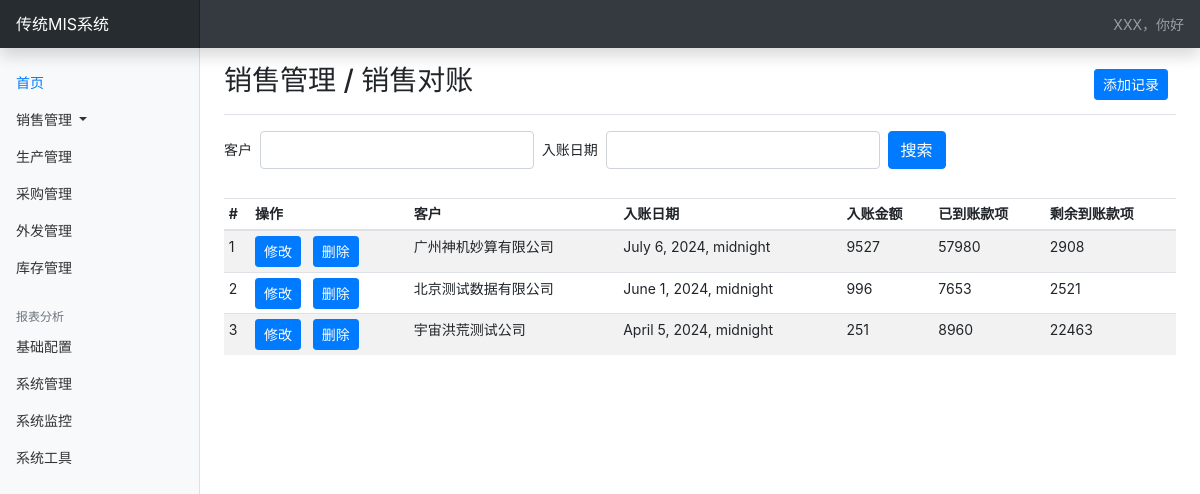
Screenshot of /salescheck with the database file from the repository.
### home/models.py (models this page shows)
class 销售入账记录(models.Model):
    id = models.IntegerField(
         primary_key = True,
         editable = False)
    客户 = models.CharField(max_length=255)
    入账日期 = models.DateTimeField()
    入账金额 = models.TextField(null=True)
    已到账款项 = models.IntegerField(null=True)
    剩余到账款项 = models.IntegerField(null=True)

### home/views.py (the view)
# urls.py: path("salescheck", views.salescheck, name="salescheck"),
def salescheck(request):
    if request.method == 'POST':
        客户 = request.POST['name']
        if 客户 is not None or 客户.strip() != '':
            object_list = 查询({'模块':'销售对账','客户名称':客户})
        else:
            object_list = 销售入账记录.objects.all()
    else:
        object_list = 销售入账记录.objects.all()
    return render(request, "home/salescheck.html",context={"object_list":object_list})

### templates/home/salescheck.html (shortened to what this page needs)
{% extends "base.html" %}
{% block main_content%}
<div class="d-flex justify-content-between flex-wrap flex-md-nowrap align-items-center pt-3 pb-2 mb-3 border-bottom">
    <h3 class="h3">销售管理 / 销售对账</h1>
    <div class="btn-toolbar mb-2 mb-md-0">
        <div class="btn-group mr-2">
          <a class="btn btn-sm btn-primary" href="addsalescheck">添加记录</a>
        </div>
      </div>
  </div>
  <div>
    <form class="form-inline" method="POST">
        <div class="form-group mb-2">
            <label for="validationTooltip01">客户</label>&nbsp;&nbsp;
            <input type="text" class="form-control" name="name">&nbsp;&nbsp;
            <label for="validationTooltip02">入账日期</label>&nbsp;&nbsp;
            <input type="text" class="form-control" name="created_at">&nbsp;&nbsp;
        <button class="btn btn-primary" type="submit">搜索</button>
        </div>
      </form>
  </div>
  <br/>
  <div class="table-responsive">
    <table class="table table-striped table-sm">
      <thead>
        <tr>
          <th>#</th>
          <th>操作</th>
          <th>客户</th>
          <th>入账日期</th>
          <th>入账金额</th>
          <th>已到账款项</th>
          <th>剩余到账款项</th>
        </tr>
      </thead>
      <tbody>
        {% for current_obj in object_list  %}
        <tr>
          <td>{{current_obj.id}}</td>
          <td><a class="btn btn-sm btn-primary">修改</a> &nbsp; <a class="btn btn-sm btn-primary">删除</a></td>
          <td>{{current_obj.客户}}</td>
          <td>{{current_obj.入账日期}}</td>
          <td>{{current_obj.入账金额}}</td>
          <td>{{current_obj.已到账款项}}</td>
          <td>{{current_obj.剩余到账款项}}</td>
        </tr>
      {% endfor %}
      </tbody>
    </table>
  </div>
{% endblock %}

### templates/base.html (shortened to what this page needs)
{% load static %}
<!doctype html>
<html>
  <head>
    <link href="https://cdn.bootcdn.net/ajax/libs/twitter-bootstrap/4.6.2/css/bootstrap.min.css" rel="stylesheet">
    <link href="https://cdn.bootcdn.net/ajax/libs/bootstrap-icons/1.11.0/font/bootstrap-icons.css" rel="stylesheet">
  </head>
  <body><nav class="navbar navbar-dark sticky-top bg-dark flex-md-nowrap p-0 shadow">
    <a class="navbar-brand col-md-3 col-lg-2 mr-0 px-3" href="/">传统MIS系统</a>
    <ul class="navbar-nav px-3">
      <li class="nav-item text-nowrap">
        <a class="nav-link" href="#">XXX，你好</a>
      </li>
    </ul>
  </nav>
  <div class="container-fluid">
    <div class="row">
      <nav id="sidebarMenu" class="col-md-3 col-lg-2 d-md-block bg-light sidebar collapse">
        <div class="sidebar-sticky pt-3">
          <ul class="nav flex-column">
            <li class="nav-item">
              <a class="nav-link active" href="/">
                首页 <span class="sr-only">(current)</span>
              </a>
            </li>
            <li class="nav-item dropdown">
              <a class="nav-link dropdown-toggle" href="#" id="navbarDropdown" role="button" data-toggle="dropdown" aria-haspopup="true" aria-expanded="false">
                销售管理
              </a>
            </li>
            <li class="nav-item">
              <a class="nav-link" href="#">
                生产管理
              </a>
            </li>
            <li class="nav-item">
              <a class="nav-link" href="#">
                采购管理
              </a>
            </li>
            <li class="nav-item">
              <a class="nav-link" href="#">
                外发管理
              </a>
            </li>
            <li class="nav-item">
              <a class="nav-link" href="#">
                库存管理
              </a>
            </li>
          </ul>
          <h6 class="sidebar-heading d-flex justify-content-between align-items-center px-3 mt-4 mb-1 text-muted">
            <span>报表分析</span>
          </h6>
          <ul class="nav flex-column mb-2">
            <li class="nav-item">
              <a class="nav-link" href="#">
                基础配置
              </a>
            </li>
            <li class="nav-item">
              <a class="nav-link" href="#">
                系统管理
              </a>
            </li>
            <li class="nav-item">
              <a class="nav-link" href="#">
                系统监控
              </a>
            </li>
            <li class="nav-item">
              <a class="nav-link" href="#">
                系统工具
              </a>
            </li>
          </ul>
        </div>
      </nav>
      <main role="main" class="col-md-9 ml-sm-auto col-lg-10 px-md-4">
    {% block main_content%}{% endblock %}
  </main>
  </div>
</div>
  </body>
</html>

### templates/base.html (style rules this page uses)
body { font-size: .875rem; }
.sidebar { position: fixed; top: 0; bottom: 0; left: 0; z-index: 100; padding: 48px 0 0; box-shadow: inset -1px 0 0 rgba(0, 0, 0, .1); }
.sidebar-sticky { position: relative; top: 0; height: calc(100vh - 48px); padding-top: .5rem; overflow-x: hidden; overflow-y: auto; }
.sidebar .nav-link { font-weight: 500; color: #333; }
.sidebar .nav-link.active { color: #007bff; }
.sidebar-heading { font-size: .75rem; text-transform: uppercase; }
.navbar-brand { padding-top: .75rem; padding-bottom: .75rem; font-size: 1rem; background-color: rgba(0, 0, 0, .25); box-shadow: inset -1px 0 0 rgba(0, 0, 0, .25); }

### rows the page displays
销售入账记录: id "1", 客户 "广州神机妙算有限公司", 入账日期 "July 6, 2024, midnight", 入账金额 "9527", 已到账款项 "57980", 剩余到账款项 "2908"
销售入账记录: id "2", 客户 "北京测试数据有限公司", 入账日期 "June 1, 2024, midnight", 入账金额 "996", 已到账款项 "7653", 剩余到账款项 "2521"
销售入账记录: id "3", 客户 "宇宙洪荒测试公司", 入账日期 "April 5, 2024, midnight", 入账金额 "251", 已到账款项 "8960", 剩余到账款项 "22463"
